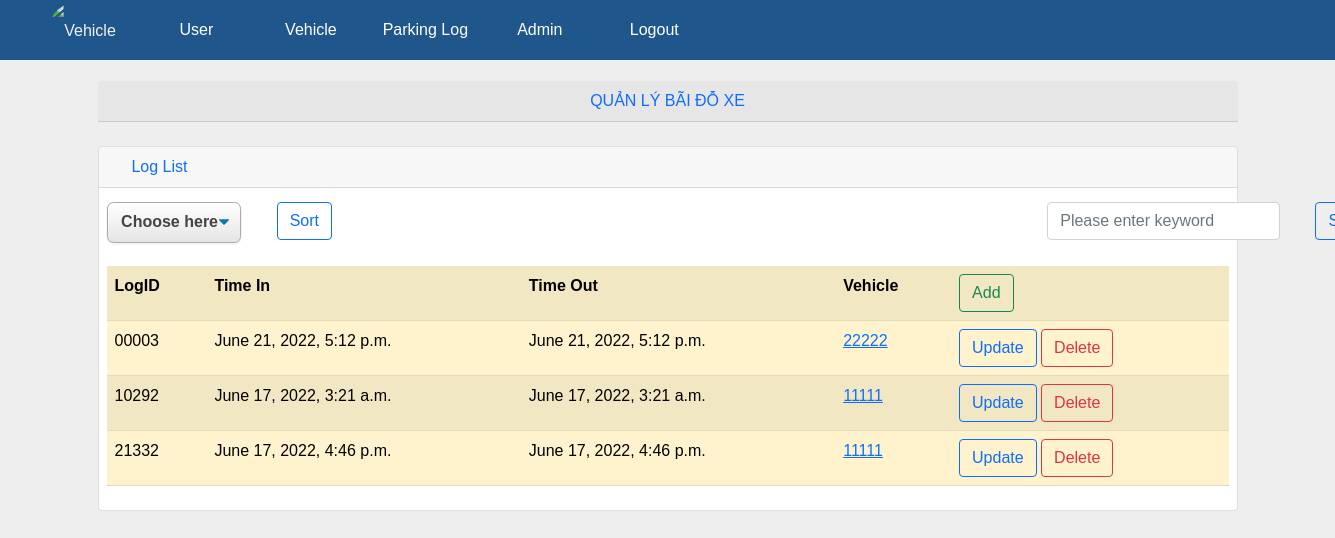
The page /parkinglog (signed in) on the database its author committed.
### parkingmanage/models.py (models this page shows, shortened)
class ParkingLog(models.Model):
    logId = models.TextField(max_length=10)
    timeIn = models.DateTimeField(null=True)
    timeOut = models.DateTimeField(null=True)
    vehicle = models.ForeignKey(Vehicle,
                            on_delete=models.CASCADE,
                            blank=False,
                            null=False)

class Vehicle(models.Model):
    licensePlate = models.TextField(max_length=10)
    color = models.TextField(max_length=255, null=True)
    type = models.TextField(max_length=255, null=True)
    brand = models.TextField(max_length=255, null=True)
    user = models.ForeignKey(User,
                            on_delete=models.CASCADE,
                            blank=False,
                            null=False)

### parkingmanage/views.py (the view)
# urls.py: path('parkinglog', list_view_log, name='list_log'),
def list_view_log(request):
    if 'username' not in request.session:
        request.session['username'] = None
    mode = 'none'
    if request.session['username'] is None:
        return render(request, 'login.html', { 'display': 'none' })
    usertype = request.session['usertype']
    if usertype == 'Administrator' or usertype == 'Manager':
        mode = ''
    keyword = request.GET.get('keyword')
    Selectsort = request.GET.get('selectsort')
    if Selectsort not in ['logId', 'vehicle']:
        Selectsort = 'logId'
    if keyword :
        logs = ParkingLog.objects.filter(logId__icontains=keyword) | ParkingLog.objects.filter(vehicle__licensePlate__icontains=keyword)
    else :
        logs = ParkingLog.objects.all()
    context = {
        'mode': mode,
        'keyword': keyword,
        'logs' :logs.order_by(Selectsort)
        }
    return render(request,"loglist.html",context)

### parkingmanage/templates/loglist.html (shortened to what this page needs)
{% extends 'base.html' %}
{% block content %}
<center><div class="card-header text-primary">QUẢN LÝ BÃI ĐỖ XE</div></center>
            <br>
<div class="col-md-12 col-sm-12 col-xs-10">
    <div class="card mb-3">
        <div class="card-header text-primary">
        <i class="fas fa-car-alt text-secondary"></i>
            Log List
        </div>
        <div class="card-body">
            <form>
                <div class="row">
                    <div class="col-auto">
                        <div class="sort">
                        <select name="selectsort">
                            <option value="" selected disabled hidden>Choose here</option>
                        </select>
                        </div>
                    </div>
                    <div class="col-auto">
                        <div class="sort">
                        <input class="btn btn-outline-primary" type="submit" value="Sort">
                        </div>
                    </div>
                    <div class="col-auto">
                        <div class = "search">
                        <input class="form-control" type="text" name="keyword" value ="{{keyword | default:''}}" placeholder="Please enter keyword">
                        </div>
                    </div>
                    <div class="col-auto">
                        <div class = "search">
                        <input class="btn btn-outline-primary" type="submit" value="Search">
                        </div>
                    </div>
                </div>
            </form>
            <table class="table table-striped table-hover; table-warning">
                <thred>
                    <th>LogID</th>
                    <th>Time In</th>
                    <th>Time Out</th>
                    <th>Vehicle</th>
                    <th> <a href="/parkingmanage/parkinglog/create" class="btn btn-outline-success"> Add </a> </th>
                </thred>
                <body>
                    <div class="form-group">
                    {% for log in logs %}
                    <tr class="table-warning">
                        <td>{{log.logId}}</td>
                        <td>{{log.timeIn}}</td>
                        <td>{{log.timeOut}}</td>
                        <td> <a href= "{% url 'detail_vehicle' log.vehicle.id%}"> {{log.vehicle.licensePlate}} </a></td>
                        <td>
                            <a href="{% url 'update_log' log.id%}" class="btn btn-outline-primary"> Update </a>
                            <a href="{% url 'delete_log' log.id%}" class="btn btn-outline-danger"> Delete </a>
                        </td>
                    </tr>
                    {% endfor %}
                    </div>
                </body>
            </table>
        </div>
    </div>
</div>
{% endblock %}

### rows shown on the page
ParkingLog: logId "00003", timeIn "June 21, 2022, 5:12 p.m.", timeOut "June 21, 2022, 5:12 p.m.", vehicle.licensePlate "22222"
ParkingLog: logId "10292", timeIn "June 17, 2022, 3:21 a.m.", timeOut "June 17, 2022, 3:21 a.m.", vehicle.licensePlate "11111"
ParkingLog: logId "21332", timeIn "June 17, 2022, 4:46 p.m.", timeOut "June 17, 2022, 4:46 p.m.", vehicle.licensePlate "11111"
